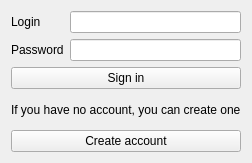
<?xml version="1.0" encoding="UTF-8"?>
<ui version="4.0">
 <class>UserLoginDlg</class>
 <widget class="QWidget" name="UserLoginDlg">
  <property name="geometry">
   <rect>
    <x>0</x>
    <y>0</y>
    <width>250</width>
    <height>163</height>
   </rect>
  </property>
  <property name="windowTitle">
   <string>Login</string>
  </property>
  <layout class="QGridLayout" name="gridLayout">
   <item row="0" column="0">
    <widget class="QLabel" name="label">
     <property name="text">
      <string>Login</string>
     </property>
    </widget>
   </item>
   <item row="0" column="1">
    <widget class="QLineEdit" name="user_login"/>
   </item>
   <item row="1" column="0">
    <widget class="QLabel" name="label_2">
     <property name="text">
      <string>Password</string>
     </property>
    </widget>
   </item>
   <item row="1" column="1">
    <widget class="QLineEdit" name="user_password">
     <property name="echoMode">
      <enum>QLineEdit::EchoMode::Password</enum>
     </property>
    </widget>
   </item>
   <item row="2" column="0" colspan="2">
    <widget class="QPushButton" name="sign_in_button">
     <property name="text">
      <string>Sign in</string>
     </property>
    </widget>
   </item>
   <item row="3" column="0" colspan="2">
    <widget class="QLabel" name="label_3">
     <property name="text">
      <string>If you have no account, you can create one</string>
     </property>
    </widget>
   </item>
   <item row="4" column="0" colspan="2">
    <widget class="QPushButton" name="create_account_button">
     <property name="text">
      <string>Create account</string>
     </property>
    </widget>
   </item>
  </layout>
 </widget>
 <resources/>
 <connections/>
</ui>
